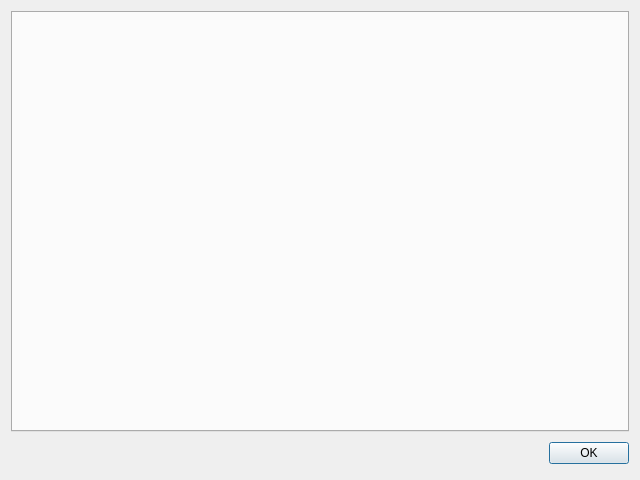
<?xml version="1.0" encoding="UTF-8"?>
<ui version="4.0">
 <class>LicenseTextDialog</class>
 <widget class="QDialog" name="LicenseTextDialog">
  <property name="geometry">
   <rect>
    <x>0</x>
    <y>0</y>
    <width>640</width>
    <height>480</height>
   </rect>
  </property>
  <property name="windowTitle">
   <string>License</string>
  </property>
  <layout class="QVBoxLayout" name="verticalLayout">
   <item>
    <widget class="QTabWidget" name="tabs"/>
   </item>
   <item>
    <layout class="QHBoxLayout">
     <property name="spacing">
      <number>6</number>
     </property>
     <property name="leftMargin">
      <number>0</number>
     </property>
     <property name="topMargin">
      <number>0</number>
     </property>
     <property name="rightMargin">
      <number>0</number>
     </property>
     <property name="bottomMargin">
      <number>0</number>
     </property>
     <item>
      <spacer>
       <property name="orientation">
        <enum>Qt::Horizontal</enum>
       </property>
       <property name="sizeHint" stdset="0">
        <size>
         <width>131</width>
         <height>31</height>
        </size>
       </property>
      </spacer>
     </item>
     <item>
      <widget class="QPushButton" name="ok">
       <property name="text">
        <string>OK</string>
       </property>
      </widget>
     </item>
    </layout>
   </item>
  </layout>
 </widget>
 <resources/>
 <connections>
  <connection>
   <sender>ok</sender>
   <signal>clicked()</signal>
   <receiver>LicenseTextDialog</receiver>
   <slot>accept()</slot>
   <hints>
    <hint type="sourcelabel">
     <x>278</x>
     <y>253</y>
    </hint>
    <hint type="destinationlabel">
     <x>96</x>
     <y>254</y>
    </hint>
   </hints>
  </connection>
 </connections>
</ui>
